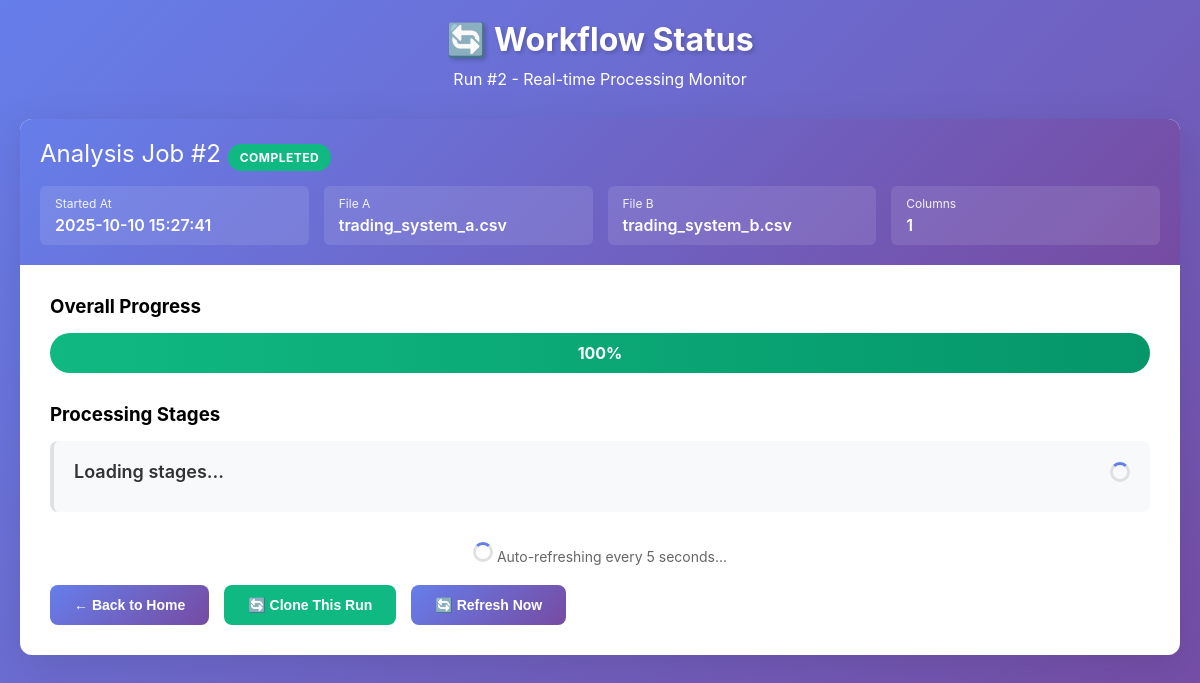
Page /workflow/2 on the committed database.
### tables this page shows
CREATE TABLE runs (
            run_id INTEGER PRIMARY KEY AUTOINCREMENT,
            timestamp TEXT,
            file_a TEXT,
            file_b TEXT,
            num_columns INTEGER,
            file_a_rows INTEGER,
            file_b_rows INTEGER,
            status TEXT DEFAULT 'pending',
            current_stage TEXT DEFAULT 'initializing',
            progress_percent INTEGER DEFAULT 0,
            started_at TEXT,
            completed_at TEXT,
            error_message TEXT,
            working_directory TEXT
        );

### file_comparator.py (the view)
@app.get("/workflow/{run_id}", response_class=HTMLResponse)
async def workflow_status(request: Request, run_id: int):
    cursor = conn.cursor()
    cursor.execute('''
        SELECT timestamp, file_a, file_b, num_columns, status, current_stage, progress_percent, error_message
        FROM runs WHERE run_id = ?
    ''', (run_id,))
    run_info = cursor.fetchone()
    if not run_info:
        raise HTTPException(status_code=404, detail="Run not found")
    cursor.execute("SELECT run_id, timestamp, file_a, file_b, num_columns FROM runs ORDER BY timestamp DESC")
    runs = cursor.fetchall()
    run_list = [{"id": r[0], "label": f"Run {r[0]} - {r[1]} (Files: {r[2]}, {r[3]}, Columns: {r[4]})"} for r in runs]
    return templates.TemplateResponse("workflow.html", {
        "request": request,
        "run_id": run_id,
        "timestamp": run_info[0],
        "file_a": run_info[1],
        "file_b": run_info[2],
        "num_columns": run_info[3],
        "status": run_info[4],
        "current_stage": run_info[5],
        "progress": run_info[6],
        "error": run_info[7],
        "runs": run_list
    })

### templates/workflow.html (shortened to what this page needs)
<!DOCTYPE html>
<html lang="en">
<head>
</head>
<body>
    <div class="container">
        <header>
            <h1>🔄 Workflow Status</h1>
            <p class="subtitle">Run #{{ run_id }} - Real-time Processing Monitor</p>
        </header>
        <div class="card">
            <div class="status-header">
                <div class="status-title">
                    Analysis Job #{{ run_id }}
                    <span class="status-badge {{ status }}" id="statusBadge">{{ status }}</span>
                </div>
                <div class="status-meta">
                    <div class="meta-item">
                        <div class="meta-label">Started At</div>
                        <div class="meta-value">{{ timestamp }}</div>
                    </div>
                    <div class="meta-item">
                        <div class="meta-label">File A</div>
                        <div class="meta-value">{{ file_a }}</div>
                    </div>
                    <div class="meta-item">
                        <div class="meta-label">File B</div>
                        <div class="meta-value">{{ file_b }}</div>
                    </div>
                    <div class="meta-item">
                        <div class="meta-label">Columns</div>
                        <div class="meta-value">{{ num_columns }}</div>
                    </div>
                </div>
            </div>
            <div class="progress-container">
                <h3 style="margin-bottom: 15px;">Overall Progress</h3>
                <div class="progress-bar">
                    <div class="progress-fill {% if status == 'error' %}error{% endif %}" id="progressBar" style="width: {{ progress }}%">
                        <span id="progressText">{{ progress }}%</span>
                    </div>
                </div>
            </div>
            <div class="stages-container">
                <h3 style="margin-bottom: 15px;">Processing Stages</h3>
                <div id="stagesContainer">
                    <div class="stage-item pending">
                        <div class="stage-header">
                            <div class="stage-name">Loading stages...</div>
                            <div class="spinner"></div>
                        </div>
                    </div>
                </div>
            </div>
            <div class="auto-refresh" id="autoRefresh">
                <span class="spinner"></span> Auto-refreshing every 5 seconds...
            </div>
            <div class="action-buttons">
                <button class="btn" onclick="window.location.href='/'">← Back to Home</button>
                <button class="btn" onclick="cloneRun({{ run_id }})" style="background: #10b981;">🔄 Clone This Run</button>
                <button class="btn" onclick="location.reload()">🔄 Refresh Now</button>
            </div>
        </div>
    </div>
</body>
</html>

### templates/workflow.html (style rules this page uses)
* { margin: 0; padding: 0; box-sizing: border-box; }
body { font-family: -apple-system, BlinkMacSystemFont, 'Segoe UI', Roboto, 'Helvetica Neue', Arial, sans-serif; background: linear-gradient(135deg, #667eea 0%, #764ba2 100%); min-height: 100vh; padding: 0; margin: 0; }
.container { width: 100%; padding: 20px; }
header { text-align: center; color: white; margin-bottom: 30px; }
h1 { font-size: 2em; margin-bottom: 10px; text-shadow: 2px 2px 4px rgba(0,0,0,0.2); }
.card { background: white; border-radius: 12px; box-shadow: 0 10px 40px rgba(0,0,0,0.1); padding: 30px; margin-bottom: 20px; }
.status-header { background: linear-gradient(135deg, #667eea 0%, #764ba2 100%); color: white; padding: 20px; border-radius: 12px 12px 0 0; margin: -30px -30px 30px -30px; }
.status-title { font-size: 1.5em; margin-bottom: 15px; }
.status-meta { display: grid; grid-template-columns: repeat(auto-fit, minmax(200px, 1fr)); gap: 15px; }
.meta-item { background: rgba(255,255,255,0.1); padding: 10px 15px; border-radius: 6px; }
.meta-label { font-size: 12px; opacity: 0.9; margin-bottom: 4px; }
.meta-value { font-size: 16px; font-weight: 600; }
.progress-container { margin: 30px 0; }
.progress-bar { width: 100%; height: 40px; background: #e0e0e0; border-radius: 20px; overflow: hidden; position: relative; }
.progress-fill { height: 100%; background: linear-gradient(90deg, #10b981 0%, #059669 100%); transition: width 0.5s ease; display: flex; align-items: center; justify-content: center; color: white; font-weight: 700; }
.status-badge { display: inline-block; padding: 6px 12px; border-radius: 20px; font-size: 12px; font-weight: 700; text-transform: uppercase; letter-spacing: 0.5px; }
.status-badge.completed { background: #10b981; color: white; }
.stages-container { margin: 30px 0; }
.stage-item { background: #f8f9fa; padding: 20px; border-radius: 8px; margin-bottom: 15px; border-left: 4px solid #e0e0e0; transition: all 0.3s; }
.stage-item.pending { border-color: #e0e0e0; }
.stage-header { display: flex; align-items: center; justify-content: space-between; margin-bottom: 10px; }
.stage-name { font-size: 18px; font-weight: 600; color: #333; }
.auto-refresh { text-align: center; margin: 20px 0; color: #666; font-size: 14px; }
.btn { background: linear-gradient(135deg, #667eea 0%, #764ba2 100%); color: white; border: none; padding: 12px 24px; border-radius: 8px; font-size: 14px; font-weight: 600; cursor: pointer; transition: transform 0.2s; }
.action-buttons { display: flex; gap: 15px; margin-top: 20px; }
.spinner { display: inline-block; width: 20px; height: 20px; border: 3px solid #e0e0e0; border-top: 3px solid #667eea; border-radius: 50%; animation: spin 1s linear infinite; }

### rows in the picture
runs: status "COMPLETED", timestamp "2025-10-10 15:27:41", file_a "trading_system_a.csv", file_b "trading_system_b.csv"

### other values in the picture
{{ run_id }} "2"
{{ num_columns }} "1"
{{ progress }} "100"
